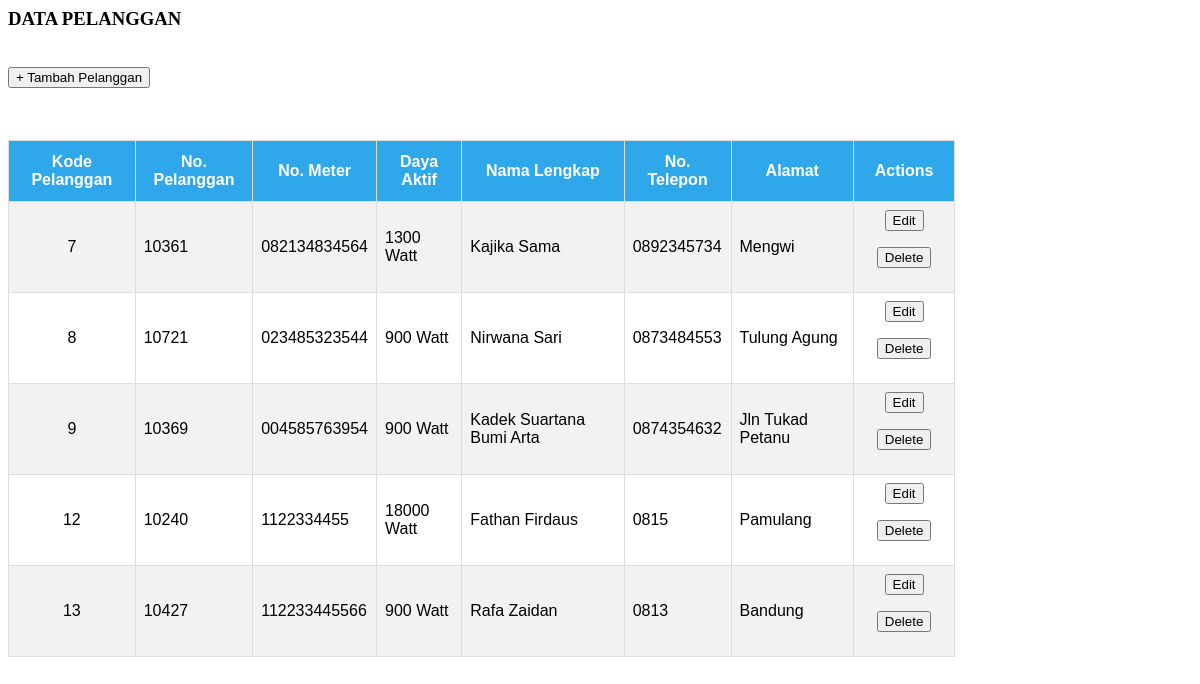
The page /apps/pelanggan/list-pelanggan.php (signed in) on the database its author committed.
### tables this page shows
CREATE TABLE `tbpelanggan` (
  `KodePelanggan` int(11) NOT NULL AUTO_INCREMENT,
  `NoPelanggan` varchar(10) NOT NULL,
  `NoMeter` varchar(18) NOT NULL,
  `KodeTarif` int(11) NOT NULL,
  `NamaLengkap` varchar(80) NOT NULL,
  `Telp` varchar(10) NOT NULL,
  `Alamat` varchar(100) NOT NULL,
  PRIMARY KEY (`KodePelanggan`),
  UNIQUE KEY `NoPelanggan` (`NoPelanggan`),
  KEY `KodeTarif` (`KodeTarif`),
  CONSTRAINT `tbpelanggan_ibfk_1` FOREIGN KEY (`KodeTarif`) REFERENCES `tbtarif` (`KodeTarif`)
);

CREATE TABLE `tbtarif` (
  `KodeTarif` int(11) NOT NULL AUTO_INCREMENT,
  `Daya` int(11) NOT NULL,
  `TarifPerKwh` int(11) NOT NULL,
  `Beban` int(11) NOT NULL,
  PRIMARY KEY (`KodeTarif`)
);

### apps/lib/controller.php (called while the page is built, shortened)
<?php
$db_host = "db";
$db_user = "root";
$db_pass = "password";
$db_name = "listrik";
try {
    $db = new PDO("mysql:host=$db_host;dbname=$db_name", $db_user, $db_pass);
} catch(PDOException $e) {
    die("Terjadi masalah: " . $e->getMessage());
}
class pelanggan {
    public function pelanggan(){
        global $db;
        $ambil=$db->prepare("SELECT * FROM tbpelanggan p JOIN tbtarif t ON p.KodeTarif = t.KodeTarif");
        $ambil->execute();
        while($row=$ambil->fetch()){
            $data[] = $row;
        }
        return $data;
    }
}
?>

### apps/pelanggan/list-pelanggan.php (the view, shortened to what this page needs)
<?php
require_once("lib/controller.php");
$cmd = new pelanggan();
?>
            <h3>DATA PELANGGAN</h3>
            <form action='superadmin.php?page=tambahpelanggan' method='post'>
                <input  type='submit' name='submit' value='+ Tambah Pelanggan'>
            </form>
            <?php
                $rows = $cmd->pelanggan();
                echo "<table id='users' border= 1'>
                <tr>
                <th>Kode Pelanggan</th>
                <th>No. Pelanggan</th>
                <th>No. Meter</th>
                <th>Daya Aktif</th>
                <th>Nama Lengkap</th>
                <th>No. Telepon</th>
                <th>Alamat</th>
                <th>Actions</th>
                </tr>";
                foreach($rows as $row )
                {
                echo "<tr>";
                echo "<td><center>" . $row['KodePelanggan'] . "</td>";
                echo "<td>" . $row['NoPelanggan'] . "</td>";
                echo "<td>" . $row['NoMeter'] . "</td>";
                echo "<td>" . $row['Daya'] ." Watt". "</td>";
                echo "<td>" . $row['NamaLengkap'] . "</td>";
                echo "<td>" . $row['Telp'] . "</td>";
                echo "<td>" . $row['Alamat'] . "</td>";
                echo "<td><center><form method='post' action='/superadmin.php?page=editpelanggan' style='display:inline-block'>
                    <input type='submit' name='edit' value='Edit' />
                    <input type='hidden' name='KodePelanggan' value=".$row['KodePelanggan']." />
                    </form>
                    <form method='post' action='' style='display:inline-block'>
                    <input type='submit' name='delete' value='Delete' />
                    <input type='hidden' name='KodePelanggan' value=".$row['KodePelanggan']." />
                    </form ></td>"
                    ;
                echo "</tr>";
                }
                echo "</table>";
            ?>

### rows shown on the page
tbpelanggan: KodePelanggan "7", NoPelanggan "10361", NoMeter "082134834564", KodeTarif.Daya "1300", NamaLengkap "Kajika Sama", Telp "0892345734", Alamat "Mengwi"
tbpelanggan: KodePelanggan "8", NoPelanggan "10721", NoMeter "023485323544", KodeTarif.Daya "900", NamaLengkap "Nirwana Sari", Telp "0873484553", Alamat "Tulung Agung"
tbpelanggan: KodePelanggan "9", NoPelanggan "10369", NoMeter "004585763954", KodeTarif.Daya "900", NamaLengkap "Kadek Suartana Bumi Arta", Telp "0874354632", Alamat "Jln Tukad Petanu"
tbpelanggan: KodePelanggan "12", NoPelanggan "10240", NoMeter "1122334455", KodeTarif.Daya "18000", NamaLengkap "Fathan Firdaus", Telp "0815", Alamat "Pamulang"
tbpelanggan: KodePelanggan "13", NoPelanggan "10427", NoMeter "112233445566", KodeTarif.Daya "900", NamaLengkap "Rafa Zaidan", Telp "0813", Alamat "Bandung"
